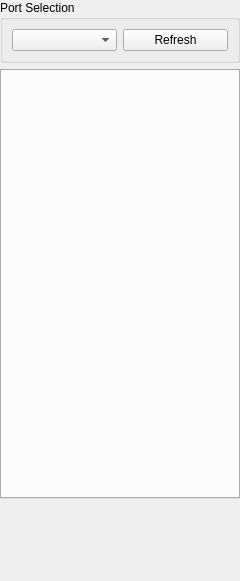
<?xml version="1.0" encoding="UTF-8"?>
<ui version="4.0">
 <class>DockWidget</class>
 <widget class="QDockWidget" name="DockWidget">
  <property name="features">
   <set>QDockWidget::NoDockWidgetFeatures</set>
  </property>
  <property name="windowTitle">
   <string/>
  </property>
  <widget class="QWidget" name="dock_child">
   <property name="geometry">
    <rect>
     <x>0</x>
     <y>0</y>
     <width>240</width>
     <height>581</height>
    </rect>
   </property>
   <property name="sizePolicy">
    <sizepolicy hsizetype="Preferred" vsizetype="Preferred">
     <horstretch>0</horstretch>
     <verstretch>0</verstretch>
    </sizepolicy>
   </property>
   <property name="minimumSize">
    <size>
     <width>240</width>
     <height>581</height>
    </size>
   </property>
   <property name="maximumSize">
    <size>
     <width>260</width>
     <height>581</height>
    </size>
   </property>
   <widget class="QWidget" name="ayab_config">
    <property name="sizePolicy">
     <sizepolicy hsizetype="Preferred" vsizetype="Expanding">
      <horstretch>0</horstretch>
      <verstretch>0</verstretch>
     </sizepolicy>
    </property>
    <layout class="QVBoxLayout" name="verticalLayout">
     <property name="spacing">
      <number>6</number>
     </property>
     <property name="topMargin">
      <number>0</number>
     </property>
     <item>
      <widget class="QGroupBox" name="groupBox">
       <property name="sizePolicy">
        <sizepolicy hsizetype="Minimum" vsizetype="Fixed">
         <horstretch>0</horstretch>
         <verstretch>0</verstretch>
        </sizepolicy>
       </property>
       <property name="minimumSize">
        <size>
         <width>240</width>
         <height>0</height>
        </size>
       </property>
       <property name="maximumSize">
        <size>
         <width>240</width>
         <height>16777215</height>
        </size>
       </property>
       <property name="title">
        <string>Port Selection</string>
       </property>
       <layout class="QHBoxLayout" name="horizontalLayout_3">
        <item>
         <widget class="QComboBox" name="serial_port_dropdown"/>
        </item>
        <item>
         <widget class="QPushButton" name="refresh_ports_button">
          <property name="text">
           <string>Refresh</string>
          </property>
         </widget>
        </item>
       </layout>
      </widget>
     </item>
     <item>
      <widget class="QTabWidget" name="tab_widget">
       <property name="sizePolicy">
        <sizepolicy hsizetype="MinimumExpanding" vsizetype="MinimumExpanding">
         <horstretch>0</horstretch>
         <verstretch>0</verstretch>
        </sizepolicy>
       </property>
       <property name="minimumSize">
        <size>
         <width>220</width>
         <height>430</height>
        </size>
       </property>
       <property name="maximumSize">
        <size>
         <width>1000000</width>
         <height>16777215</height>
        </size>
       </property>
       <property name="currentIndex">
        <number>0</number>
       </property>
       <property name="documentMode">
        <bool>false</bool>
       </property>
       <property name="tabBarAutoHide">
        <bool>false</bool>
       </property>
      </widget>
     </item>
    </layout>
   </widget>
  </widget>
 </widget>
 <resources/>
 <connections/>
</ui>
